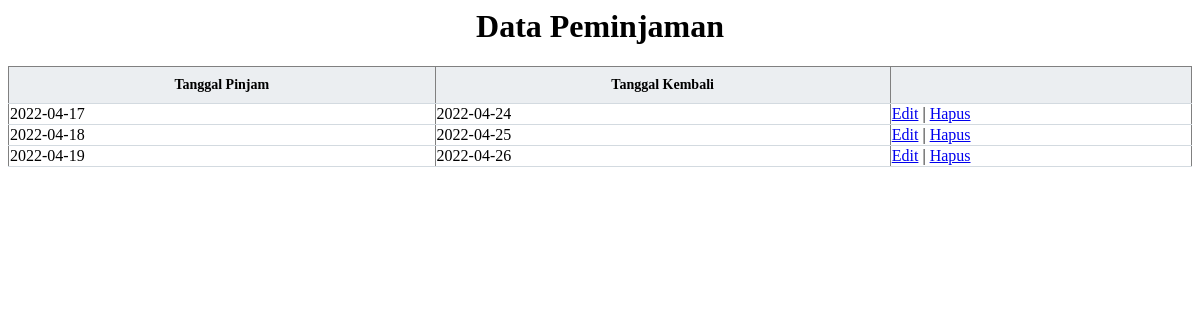
The app's page /Peminjaman.php with its own data.
### tables this page shows
CREATE TABLE `peminjaman` (
  `id_peminjaman` int(11) NOT NULL,
  `tgl_pinjam` date NOT NULL,
  `tgl_kembali` date NOT NULL
);

### Peminjaman.php (the view, shortened to what this page needs)
<html>
    <head>
        <body>
        <center><h1>Data Peminjaman</h1></center>
            <table border=1>
            <thead>
            <tr>
			    <th>Tanggal Pinjam</th>
			    <th>Tanggal Kembali</th>
                <th></th>
		    </tr>
            </thead>
            <tbody>
                <?php
                require_once 'Koneksi.php';
                $tampil = "SELECT * FROM Peminjaman";
                $query = mysqli_query($koneksi, $tampil);
                while($data = mysqli_fetch_array($query)){
                ?>
                <tr>
				    <td><?php echo $data['tgl_pinjam']; ?></td>
				    <td><?php echo $data['tgl_kembali']; ?> </td>
                    <td>
                    <a href="FormPeminjaman.php?id_member=<?=$data['id_peminjaman']?>" class="btn btn-success">Edit</a> |
                    <a href="Peminjaman.php?id_member=<?=$data['id_peminjaman']?>" onclick="return confirm('Apakah anda yakin menghapus data ini?')" class="btn btn-danger">Hapus</a>
                    </td>
                </tr>
                <?php
                }
                ?>
            </tbody>
            </table>
        </body>
    </head>
</html>

### Peminjaman.php (style rules this page uses)
table { width: 100%; padding-top: 30px; border-collapse: collapse; }
table thead { background-color: #ebeef1; border-bottom: 1px solid #d3dae0; }
table thead th { padding: 10px; font-weight: bold; font-size: 14px; }
table tbody tr { border-bottom: 1px solid #d3dae0; }

### records on screen
peminjaman: tgl_pinjam "2022-04-17", tgl_kembali "2022-04-24"
peminjaman: tgl_pinjam "2022-04-18", tgl_kembali "2022-04-25"
peminjaman: tgl_pinjam "2022-04-19", tgl_kembali "2022-04-26"
